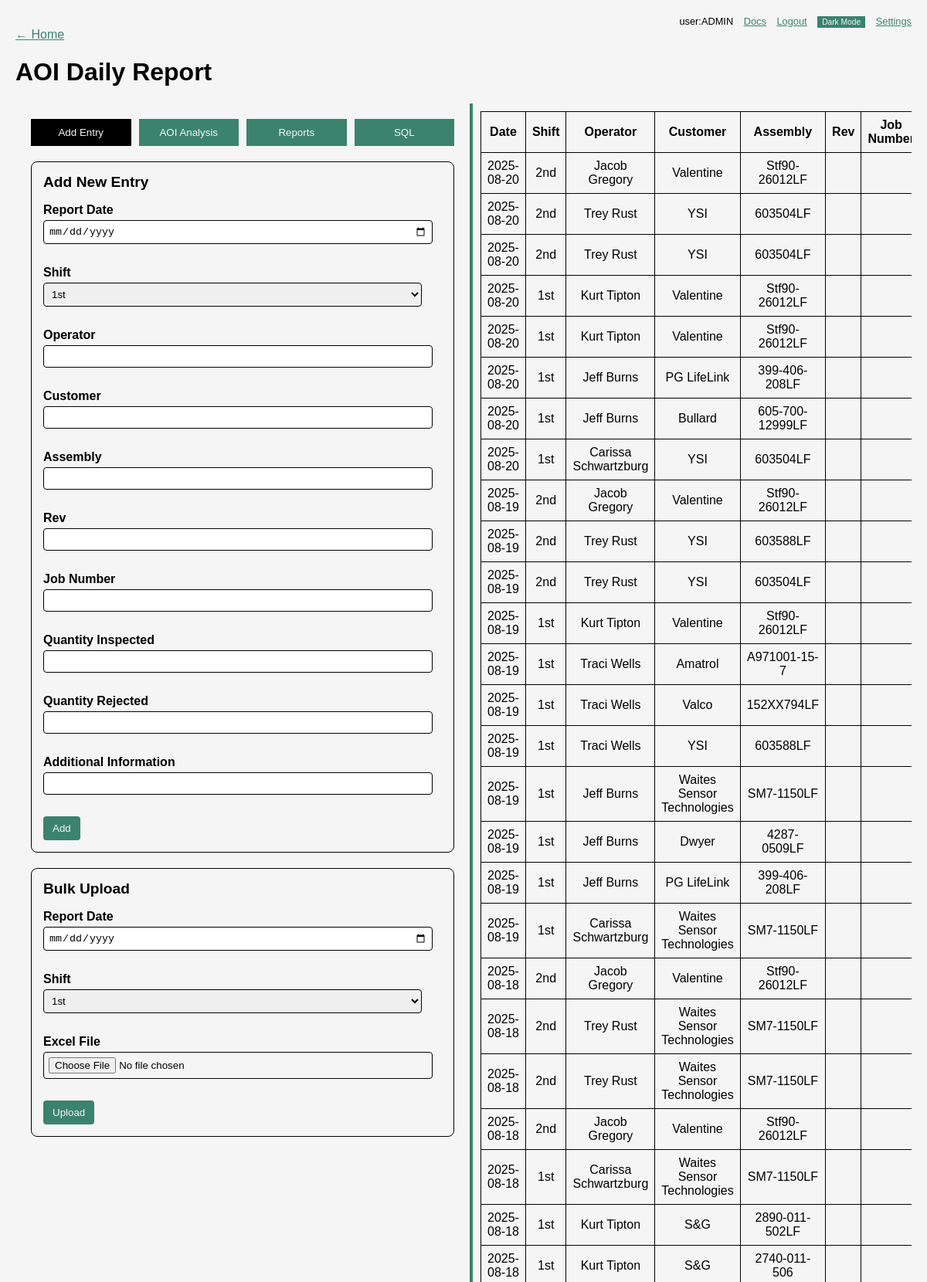
/aoi (signed in, upper part), run on the app's committed database.
### tables this page shows
CREATE TABLE users (
            id INTEGER PRIMARY KEY AUTOINCREMENT,
            username TEXT UNIQUE,
            password TEXT,
            part_markings INTEGER DEFAULT 0,
            aoi INTEGER DEFAULT 0,
            analysis INTEGER DEFAULT 0,
            dashboard INTEGER DEFAULT 0,
            reports INTEGER DEFAULT 0,
            c_suite INTEGER DEFAULT 0,
            is_admin INTEGER DEFAULT 0
        );

CREATE TABLE aoi_reports (
            id INTEGER PRIMARY KEY AUTOINCREMENT,
            report_date TEXT NOT NULL,
            shift TEXT,
            operator TEXT,
            customer TEXT,
            assembly TEXT,
            rev TEXT,
            job_number TEXT,
            qty_inspected INTEGER,
            qty_rejected INTEGER,
            additional_info TEXT
        );

### run.py (the view, shortened to what this page needs)
@app.route('/aoi', methods=['GET', 'POST'])
@login_required
def aoi_report():
    conn = get_db()
    start = request.args.get('start')
    end = request.args.get('end')
    customer = request.args.get('customer')
    shift_filter = request.args.get('shift')
    operator_filter = request.args.get('operator')
    assembly_filter = request.args.get('assembly')
    where = 'WHERE 1=1'
    params = []
    if start:
        where += ' AND report_date >= ?'
        params.append(start)
    if end:
        where += ' AND report_date <= ?'
        params.append(end)
    if customer:
        where += ' AND customer = ?'
        params.append(customer)
    if shift_filter:
        where += ' AND shift = ?'
        params.append(shift_filter)
    if operator_filter:
        where += ' AND operator = ?'
        params.append(operator_filter)
    if assembly_filter:
        where += ' AND assembly = ?'
        params.append(assembly_filter)
    rows = conn.execute(
        f'SELECT * FROM aoi_reports {where} ORDER BY report_date DESC, id DESC',
        params,
    ).fetchall()
    op_rows = conn.execute(
        f'SELECT operator, SUM(qty_inspected) AS inspected, SUM(qty_rejected) AS rejected '
        f'FROM aoi_reports {where} GROUP BY operator ORDER BY inspected DESC',
        params,
    ).fetchall()
    asm_rows = conn.execute(
        f'SELECT assembly, SUM(qty_inspected) AS inspected, SUM(qty_rejected) AS rejected '
        f'FROM aoi_reports {where} GROUP BY assembly ORDER BY inspected DESC',
        params,
    ).fetchall()
    shift_rows = conn.execute(
        f'SELECT report_date, shift, SUM(qty_inspected) AS inspected, '
        f'SUM(qty_rejected) AS rejected FROM aoi_reports {where} '
        f'GROUP BY report_date, shift ORDER BY report_date, shift',
        params,
    ).fetchall()
    cust_rows = conn.execute(
        f'SELECT customer, SUM(qty_rejected)*1.0/SUM(qty_inspected) AS rate '
        f'FROM aoi_reports {where} GROUP BY customer ORDER BY customer',
        params,
    ).fetchall()
    yield_rows = conn.execute(
        f'SELECT report_date, 1 - SUM(qty_rejected)*1.0/SUM(qty_inspected) AS yield '
        f'FROM aoi_reports {where} GROUP BY report_date ORDER BY report_date',
        params,
    ).fetchall()
    customer_opts = [r['customer'] for r in conn.execute('SELECT DISTINCT customer FROM aoi_reports ORDER BY customer').fetchall()]
    shift_opts = [r['shift'] for r in conn.execute('SELECT DISTINCT shift FROM aoi_reports ORDER BY shift').fetchall()]
    operator_opts = [r['operator'] for r in conn.execute('SELECT DISTINCT operator FROM aoi_reports ORDER BY operator').fetchall()]
    assembly_opts = [r['assembly'] for r in conn.execute('SELECT DISTINCT assembly FROM aoi_reports ORDER BY assembly').fetchall()]
    conn.close()
    operators = []
    for r in op_rows:
        inspected = r['inspected'] or 0
        rejected = r['rejected'] or 0
        yield_rate = 1 - (rejected / inspected) if inspected else 0
        operators.append({
            'operator': r['operator'],
            'inspected': inspected,
            'rejected': rejected,
            'yield': yield_rate,
        })
    assemblies = []
    for r in asm_rows:
        inspected = r['inspected'] or 0
        rejected = r['rejected'] or 0
        yield_rate = 1 - (rejected / inspected) if inspected else 0
        assemblies.append({
            'assembly': r['assembly'],
            'inspected': inspected,
            'rejected': rejected,
            'yield': yield_rate,
        })
    shift_totals = [
        {
            'report_date': r['report_date'],
            'shift': r['shift'],
            'inspected': r['inspected'] or 0,
            'rejected': r['rejected'] or 0,
        }
        for r in shift_rows
    ]
    customer_rates = [
        {
            'customer': r['customer'],
            'rate': r['rate'] or 0,
        }
        for r in cust_rows
    ]
    yield_series = [
        {
            'report_date': r['report_date'],
            'yield': r['yield'] or 0,
        }
        for r in yield_rows
    ]
    return render_template(
        'aoi.html',
        records=rows,
        operators=operators,
        assemblies=assemblies,
        shift_totals=shift_totals,
        customer_rates=customer_rates,
        yield_series=yield_series,
        customers=customer_opts,
        shifts=shift_opts,
        operator_opts=operator_opts,
        assembly_opts=assembly_opts,
        start=start,
        end=end,
        selected_customer=customer,
        selected_shift=shift_filter,
        selected_operator=operator_filter,
        selected_assembly=assembly_filter,
        report_base='aoi',
    )

### run.py (called while the page is built, shortened)
def get_db():
    conn = sqlite3.connect(DATABASE)
    conn.row_factory = sqlite3.Row
    return conn

def login_required(f):
    @wraps(f)
    def decorated(*args, **kwargs):
        if not session.get('user'):
            return redirect(url_for('login'))
        return f(*args, **kwargs)
    return decorated

@app.context_processor
def inject_globals():
    user = session.get('user')
    perms = {}
    is_admin = False
    if user:
        conn = get_db()
        row = conn.execute(
            'SELECT part_markings, aoi, analysis, dashboard, reports, is_admin, c_suite FROM users WHERE username = ?',
            (user,),
        ).fetchone()
        conn.close()
        if row:
            is_admin = bool(row['is_admin'] or row['c_suite'])
            if is_admin:
                perms = {
                    'part_markings': True,
                    'aoi': True,
                    'analysis': True,
                    'dashboard': True,
                    'reports': True,
                }
    return dict(current_user=user, permissions=perms, is_admin=is_admin)

### templates/aoi.html (shortened to what this page needs)
{% extends 'base.html' %}
{% block head_extra %}
  <link rel="stylesheet" href="https://cdn.datatables.net/1.13.4/css/jquery.dataTables.min.css">
{% endblock %}
{% block content %}
  <a href="/">← Home</a>
  <h1>AOI Daily Report</h1>
  <div id="container">
    <div id="aoi-actions">
      <nav class="tab-nav">
        <button class="tab-link active" data-tab="add-entry" data-desc="Record new inspection entry." data-more="Use this tab to log AOI inspection data individually or in bulk.">Add Entry</button>
        <button class="tab-link" data-tab="analysis" data-desc="Review AOI inspection trends." data-more="Analyze defect rates and other metrics to improve processes.">AOI Analysis</button>
        <button class="tab-link" data-tab="reports" data-desc="Generate and export summary reports." data-more="Create PDF summaries of inspections for distribution.">Reports</button>
        <button class="tab-link" data-tab="sql" data-desc="Run custom queries on AOI data." data-more="Use SQL to directly access underlying inspection records.">SQL</button>
      </nav>
      <div id="add-entry" class="tab-content active">
        <div class="action-panel">
          {% if is_admin or permissions['aoi'] %}
          <div class="action-card">
            <h2>Add New Entry</h2>
            <form method="post">
              <label>Report Date
                <input type="date" name="report_date" required>
              </label><br>
              <label>Shift
                <select name="shift" required>
                  <option value="1st">1st</option>
                </select>
              </label><br>
              <label>Operator
                <input type="text" name="operator" required>
              </label><br>
              <label>Customer
                <input type="text" name="customer">
              </label><br>
              <label>Assembly
                <input type="text" name="assembly">
              </label><br>
              <label>Rev
                <input type="text" name="rev">
              </label><br>
              <label>Job Number
                <input type="text" name="job_number">
              </label><br>
              <label>Quantity Inspected
                <input type="number" name="qty_inspected" min="0">
              </label><br>
              <label>Quantity Rejected
                <input type="number" name="qty_rejected" min="0">
              </label><br>
              <label>Additional Information
                <input type="text" name="additional_info">
              </label><br>
              <button type="submit">Add</button>
            </form>
          </div>
          <div class="action-card">
            <h2>Bulk Upload</h2>
            <form method="post" enctype="multipart/form-data">
              <label>Report Date
                <input type="date" name="report_date" required>
              </label><br>
              <label>Shift
                <select name="shift" required>
                  <option value="1st">1st</option>
                </select>
              </label><br>
              <label>Excel File
                <input type="file" name="excel_file" accept=".xls,.xlsx" required>
              </label><br>
              <button type="submit">Upload</button>
            </form>
          </div>
          {% endif %}
        </div>
      </div>
    </div>
    <div id="divider"></div>
    <div id="aoi-table">
      <table>
        <thead>
          <tr>
            <th>Date</th>
            <th>Shift</th>
            <th>Operator</th>
            <th>Customer</th>
            <th>Assembly</th>
            <th>Rev</th>
            <th>Job Number</th>
          </tr>
        </thead>
        <tbody>
          {% for r in records %}
          <tr data-id="{{ r['id'] }}">
            <td>{{ r['report_date'] }}</td>
            <td>{{ r['shift'] }}</td>
            <td>{{ r['operator'] }}</td>
            <td>{{ r['customer'] }}</td>
            <td>{{ r['assembly'] }}</td>
            <td>{{ r['rev'] }}</td>
            <td>{{ r['job_number'] }}</td>
          </tr>
          {% endfor %}
        </tbody>
      </table>
    </div>
  </div>
{% endblock %}

### templates/base.html (shortened to what this page needs)
<!doctype html>
<html lang="en">
<head>
  <link rel="stylesheet" href="/static/css/style.css">
  {% block head_extra %}{% endblock %}
</head>
<body data-admin="{{ 'true' if is_admin else 'false' }}" data-base-path="{{ report_base|default('') }}">
  {% if current_user %}
  <div class="topbar">
    <span class="user-label">user:{{ current_user }}</span>
    <a href="{{ url_for('docs') }}">Docs</a>
    <a href="{{ url_for('logout') }}">Logout</a>
    <button id="theme-toggle" type="button">Dark Mode</button>
    {% if is_admin %}
      <a href="{{ url_for('settings') }}">Settings</a>
    {% endif %}
  </div>
  {% endif %}
  {% block content %}{% endblock %}
</body>
</html>

### static/css/style.css (style rules this page uses)
:root { --color-black: #000000; --color-white: #f5f5f5; --color-accent: #3b836d; }
body { font-family: Arial, sans-serif; margin: 20px; background: var(--color-white); color: var(--color-black); }
h1, p { color: var(--color-black); }
a { color: var(--color-accent); }
.topbar { text-align: right; color: var(--color-black); font-size: 0.8em; }
.topbar a { margin-left: 10px; color: var(--color-accent); }
.topbar button { margin-left: 10px; font-size: 0.8em; background: var(--color-accent); color: var(--color-white); border: none; padding: 2px 6px; cursor: pointer; }
#container { display:flex; height:80vh; margin-top:20px; }
#analysis-actions, #markings-actions, #aoi-actions, #stencil-actions { flex:1; padding:20px; overflow:auto; }
#divider { width:4px; background:var(--color-accent); cursor:col-resize; }
#moat-table, #markings-table, #aoi-table, #stencil-table { flex:1; padding:10px; overflow:auto; }
table { width:100%; border-collapse:collapse; }
table thead th { position: sticky; top: 0; background: var(--color-white); z-index: 1; }
.action-panel { display: flex; flex-direction: column; gap: 20px; }
.action-card { background: var(--color-white); border: 1px solid var(--color-black); border-radius: 8px; padding: 15px; }
.action-card h2 { margin-top: 0; font-size: 1.2em; }
.action-card label { display: block; margin-top: 10px; font-weight: bold; }
.action-card input[type="text"], .action-card input[type="number"], .action-card input[type="date"], .action-card input[type="file"], .action-card input[type="password"], .action-card select { width: 95%; padding: 6px; margin-top: 4px; border: 1px solid var(--color-black); border-radius: 4px; }
.action-card button { margin-top: 10px; padding: 8px 12px; border: none; background: var(--color-accent); color: var(--color-white); border-radius: 4px; cursor: pointer; }
.tab-nav { display: flex; gap: 10px; margin-bottom: 20px; }
.tab-nav button { flex: 1; background: var(--color-accent); color: var(--color-white); border: none; padding: 10px; cursor: pointer; text-align: center; transition: background 0.3s ease; }
.tab-nav button.active { background: var(--color-black); color: var(--color-white); }
.tab-content { display: none; }
.tab-content.active { display: block; }

### data on the page
users: username "ADMIN"
aoi_reports: report_date "2025-08-20", shift "2nd", operator "Jacob Gregory", customer "Valentine", assembly "Stf90-26012LF"
aoi_reports: report_date "2025-08-20", shift "2nd", operator "Trey Rust", customer "YSI", assembly "603504LF"
aoi_reports: report_date "2025-08-20", shift "2nd", operator "Trey Rust", customer "YSI", assembly "603504LF"
aoi_reports: report_date "2025-08-20", shift "1st", operator "Kurt Tipton", customer "Valentine", assembly "Stf90-26012LF"
aoi_reports: report_date "2025-08-20", shift "1st", operator "Kurt Tipton", customer "Valentine", assembly "Stf90-26012LF"
aoi_reports: report_date "2025-08-20", shift "1st", operator "Jeff Burns", customer "PG LifeLink", assembly "399-406-208LF"
aoi_reports: report_date "2025-08-20", shift "1st", operator "Jeff Burns", customer "Bullard", assembly "605-700-12999LF"
aoi_reports: report_date "2025-08-20", shift "1st", operator "Carissa Schwartzburg", customer "YSI", assembly "603504LF"
aoi_reports: report_date "2025-08-19", shift "2nd", operator "Jacob Gregory", customer "Valentine", assembly "Stf90-26012LF"
aoi_reports: report_date "2025-08-19", shift "2nd", operator "Trey Rust", customer "YSI", assembly "603588LF"
aoi_reports: report_date "2025-08-19", shift "2nd", operator "Trey Rust", customer "YSI", assembly "603504LF"
aoi_reports: report_date "2025-08-19", shift "1st", operator "Kurt Tipton", customer "Valentine", assembly "Stf90-26012LF"
aoi_reports: report_date "2025-08-19", shift "1st", operator "Traci Wells", customer "Amatrol", assembly "A971001-15-7"
aoi_reports: report_date "2025-08-19", shift "1st", operator "Traci Wells", customer "Valco", assembly "152XX794LF"
aoi_reports: report_date "2025-08-19", shift "1st", operator "Traci Wells", customer "YSI", assembly "603588LF"
aoi_reports: report_date "2025-08-19", shift "1st", operator "Jeff Burns", customer "Waites Sensor Technologies", assembly "SM7-1150LF"
aoi_reports: report_date "2025-08-19", shift "1st", operator "Jeff Burns", customer "Dwyer", assembly "4287-0509LF"
aoi_reports: report_date "2025-08-19", shift "1st", operator "Jeff Burns", customer "PG LifeLink", assembly "399-406-208LF"
aoi_reports: report_date "2025-08-19", shift "1st", operator "Carissa Schwartzburg", customer "Waites Sensor Technologies", assembly "SM7-1150LF"
aoi_reports: report_date "2025-08-18", shift "2nd", operator "Jacob Gregory", customer "Valentine", assembly "Stf90-26012LF"
aoi_reports: report_date "2025-08-18", shift "2nd", operator "Trey Rust", customer "Waites Sensor Technologies", assembly "SM7-1150LF"
aoi_reports: report_date "2025-08-18", shift "2nd", operator "Trey Rust", customer "Waites Sensor Technologies", assembly "SM7-1150LF"
aoi_reports: report_date "2025-08-18", shift "2nd", operator "Jacob Gregory", customer "Valentine", assembly "Stf90-26012LF"
aoi_reports: report_date "2025-08-18", shift "1st", operator "Carissa Schwartzburg", customer "Waites Sensor Technologies", assembly "SM7-1150LF"
aoi_reports: report_date "2025-08-18", shift "1st", operator "Kurt Tipton", customer "S&G", assembly "2890-011-502LF"
aoi_reports: report_date "2025-08-18", shift "1st", operator "Kurt Tipton", customer "S&G", assembly "2740-011-506"
